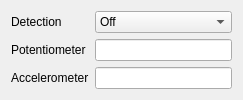
              <widget class="QWidget" name="tab_5">
               <attribute name="title">
                <string>Misc</string>
               </attribute>
               <layout class="QGridLayout" name="gridLayout_6">
                <item row="0" column="2">
                 <widget class="QComboBox" name="detmode_cmb">
                  <property name="font">
                   <font>
                    <family>Arial</family>
                   </font>
                  </property>
                  <item>
                   <property name="text">
                    <string>Off</string>
                   </property>
                  </item>
                  <item>
                   <property name="text">
                    <string>classic</string>
                   </property>
                  </item>
                  <item>
                   <property name="text">
                    <string>wavelet</string>
                   </property>
                  </item>
                  <item>
                   <property name="text">
                    <string>classic and wavelet</string>
                   </property>
                  </item>
                  <item>
                   <property name="text">
                    <string>classic or wavelet</string>
                   </property>
                  </item>
                 </widget>
                </item>
                <item row="1" column="0">
                 <widget class="QLabel" name="label_21">
                  <property name="font">
                   <font>
                    <family>Arial</family>
                   </font>
                  </property>
                  <property name="text">
                   <string>Potentiometer</string>
                  </property>
                 </widget>
                </item>
                <item row="1" column="2">
                 <widget class="QLineEdit" name="pot_ed">
                  <property name="font">
                   <font>
                    <family>Arial</family>
                   </font>
                  </property>
                 </widget>
                </item>
                <item row="2" column="0">
                 <widget class="QLabel" name="label_24">
                  <property name="font">
                   <font>
                    <family>Arial</family>
                   </font>
                  </property>
                  <property name="text">
                   <string>Accelerometer</string>
                  </property>
                 </widget>
                </item>
                <item row="2" column="2">
                 <widget class="QLineEdit" name="accsens_ed">
                  <property name="font">
                   <font>
                    <family>Arial</family>
                   </font>
                  </property>
                 </widget>
                </item>
                <item row="0" column="0">
                 <widget class="QLabel" name="label_20">
                  <property name="font">
                   <font>
                    <family>Arial</family>
                   </font>
                  </property>
                  <property name="text">
                   <string>Detection</string>
                  </property>
                 </widget>
                </item>
               </layout>
              </widget>
